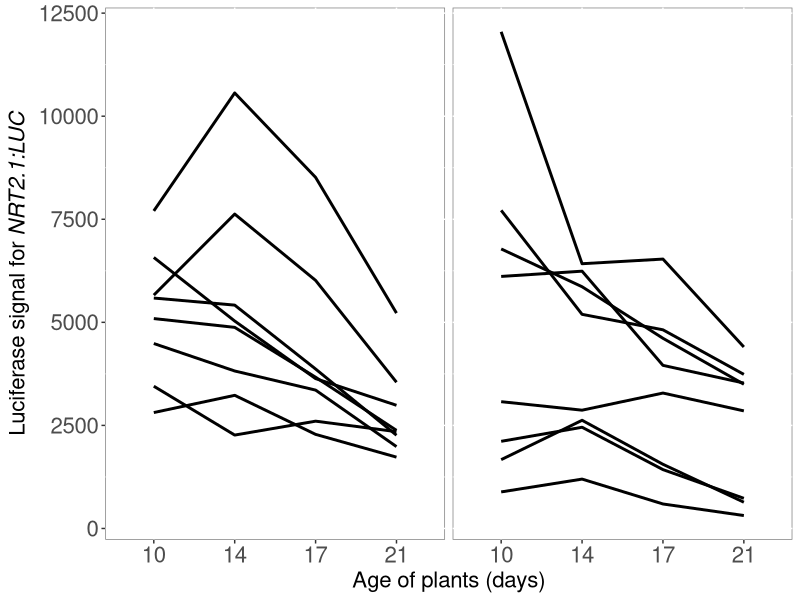
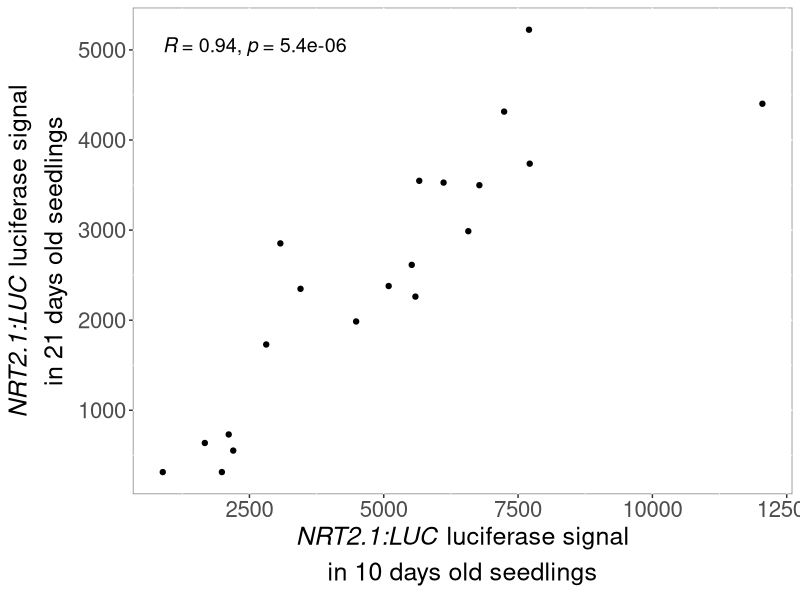
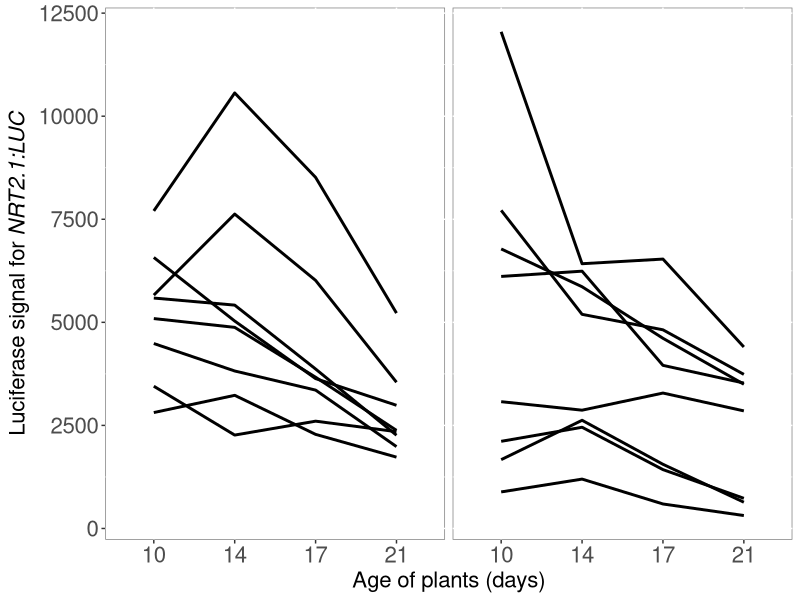
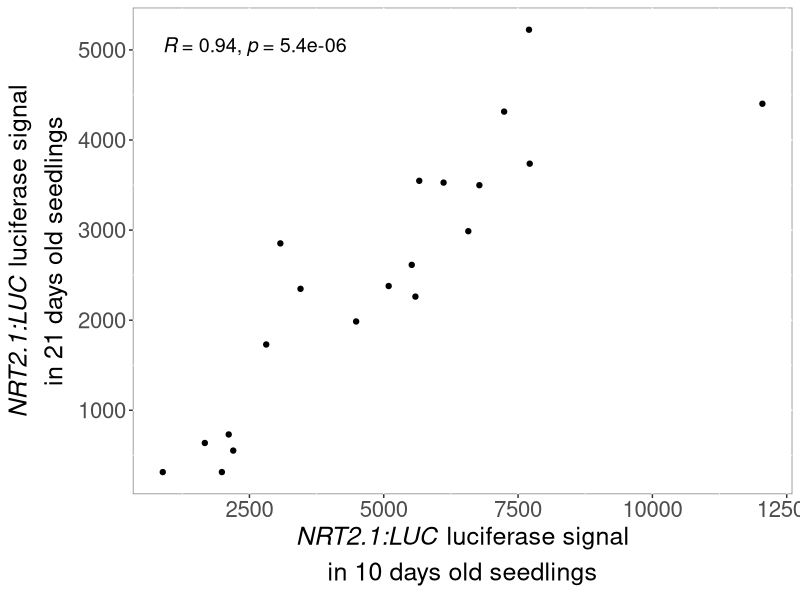

Write R code to recreate these figures, in order.
## ---- chunk 1
knitr::opts_chunk$set(echo = TRUE)
## ---- chunk 2
library(tidyverse)
library(ggpubr)
library(RColorBrewer)
## ---- chunk 3


big_plate <- read_tsv("AV_44_big_plates/20240902_AV_44_vari_big_plates.txt")


## ---- chunk 4

filter(big_plate, KNO3=="1mM" & seedling!="background" & DAY!=7 ,!seedling%in%c("seedling16", "seedling19", "seedling5", "seedling6")) %>% 
  mutate(DAY=factor(DAY, levels=c("10", "14", "17", "21"))) %>% 
ggplot( aes(x=DAY, y=RawIntDen_normBackg_normLen, group=seedling)) +
  geom_line( size=1) +
  facet_wrap(~PLATE) +
  xlab("Age of plants (days)") +
  ylab(expression(paste("Luciferase signal for ", italic("NRT2.1:LUC")))) +
  theme(legend.text=element_text(size=16),legend.title = element_text(size=16, face="bold"), 
        axis.text=element_text(size=16), axis.title=element_text(size=16),
        plot.title = element_text(size=20,face="bold"),
        panel.background = element_rect(fill = "white", colour = "grey50"), legend.position = "none",  strip.text.x = element_blank())

ggsave("Big_plates_10to21days_PR.jpg", height = 4, width=5.5)

## ---- chunk 5

select(big_plate, KNO3, PLATE, DAY, seedling, RawIntDen_normBackg_normLen ) %>% 
  filter(KNO3=="1mM" & seedling!="background") %>% 
  mutate(DAY=paste("T", DAY, sep="")) %>% 
pivot_wider(names_from = "DAY", values_from = "RawIntDen_normBackg_normLen") %>% 
  ggplot(aes(x=T10, y=T21)) +
  geom_point()+
  xlab(expression(atop(paste(italic("NRT2.1:LUC")," luciferase signal"), "in 10 days old seedlings"))) +
  ylab(expression(atop(paste(italic("NRT2.1:LUC")," luciferase signal"), "in 21 days old seedlings"))) +
  stat_cor(method="spearman", size=5) +
  theme(legend.text=element_text(size=16),legend.title = element_text(size=16, face="bold"), 
        axis.text=element_text(size=16), axis.title=element_text(size=18),
        plot.title = element_text(size=20,face="bold"),
        panel.background = element_rect(fill = "white", colour = "grey50"))

ggsave("Correlation_big_plates_10dVS21d_PR.jpg", height = 5, width=5.5)

